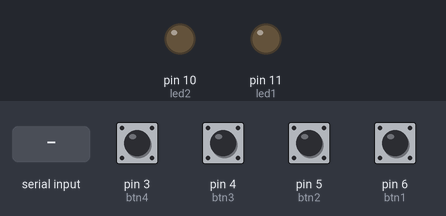
Simulated run of this sketch. Board: Arduino Uno, built with avr-gcc and run on an emulated ATmega328P. Parts: output pins drawn as LEDs (lit = HIGH). Dashed ring = blinking. The test bench sets the inputs (shaded band); at power-on: pin 3 (btn4), pin 4 (btn3), pin 5 (btn2), pin 6 (btn1) LOW. What the sketch prints to the serial monitor is not drawn.

Above: at 1.2 s.
1.3 s: "L" received over Serial
At 1.45 s:
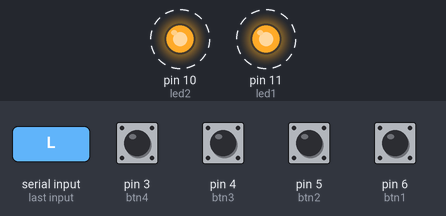
4.3 s: pin 3 (btn4) pulled HIGH for 0.15 s
Timing chart, 0 to 7.3 s (numbered marks = the images above; inputs shaded):
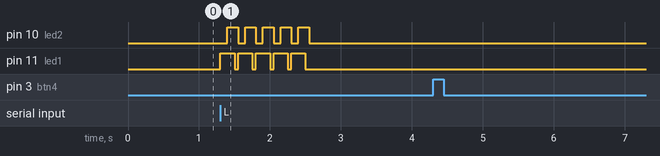

Measured:
- after the input at 1.3 s, pin 10 (led2): alternates HIGH for 0.15 s and LOW for 0.10 s, 10 changes in all, then stays LOW, starting after 0.10 s; pin 11 (led1): alternates HIGH for 0.20 s and LOW for 0.05 s, 10 changes in all, then stays LOW, starting at once
- after the input at 4.3 s, every drawn part: stays the same

The sketch:

Circuit-du-jour1.ino
```cpp
char val; //data recieved from Processing app
int btn1 = 6;
int btn2 = 5;
int btn3 = 4;
int btn4 = 3;
int bt1Val, bt2Val, bt3Val, bt4Val; //if true, button is pressed, otherwise, false

long btThresh = 100;
long lastBt1, lastBt2, lastBt3, lastBt4 = millis();
int led1 = 11;
int led2 = 10;

void setup(){
  pinMode (btn1, INPUT);
  pinMode (btn2, INPUT);
  pinMode (btn3, INPUT);
  pinMode (btn4, INPUT);
  pinMode (led1, OUTPUT);
  pinMode (led2, OUTPUT);
  digitalWrite(led1, LOW);
  digitalWrite(led2, LOW);
  Serial.begin(9600);
}

void loop(){
  if (Serial.available()){
    val = Serial.read();
    if (val == 'L'){
      for (int i = 1; i <= 5; i++){
        digitalWrite(led1, HIGH);
        delay(100);
        digitalWrite(led2, HIGH);
        delay(100);
        digitalWrite(led1, LOW);
        delay(50);
        digitalWrite(led2, LOW);
      }
    }
  }

  bt1Val = digitalRead(btn1);
  if (bt1Val){
    if (millis() - lastBt1 > btThresh){
      Serial.write('1');
      lastBt1 = millis();
    }
  }
  bt2Val = digitalRead(btn2);
  if (bt2Val){
    if (millis() - lastBt2 > btThresh){
      Serial.write('2');
      lastBt2 = millis();
    }
  }
  bt3Val = digitalRead(btn3);
  if (bt3Val){
    if (millis() - lastBt3 > btThresh){
      Serial.write('3');
      lastBt3 = millis();
    }
  }
  bt4Val = digitalRead(btn4);
  if (bt4Val){
    if (millis() - lastBt4 > btThresh){
      for (int i = 1; i <=3; i++) {
        Serial.write('1');
        delay(50);
        Serial.write('2');
        delay(50);
        Serial.write('3');
        delay(50);
      }
      lastBt4 = millis();
    }
  }
  delay(50);
}
```
